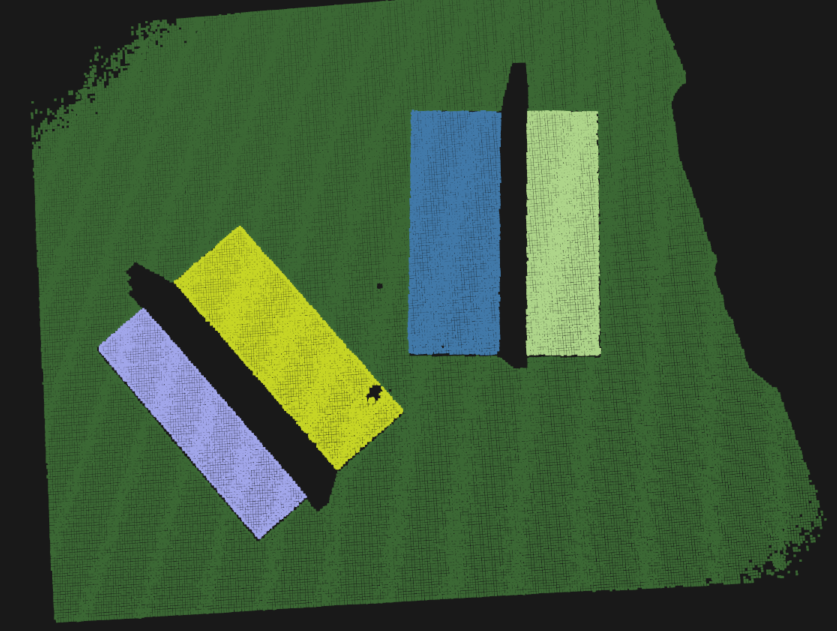
#> input picture weld_seam/examples/t_plates.png, 1674 x 1261 px (shown at 1/2 size)
$ python -i detect.py   (imports and definitions only)
#> lines starting #> are read from the running program, lines starting #| are printed output that depends on the picture; after the words box and inside, x2 and y2 are one past the last pixel; in counts of white or black regions, pixels touching at a corner belong together
#> in _load_rgb, image is the input picture: shape (1261, 1674, 4); mean B, G, R, A 54.4, 87.5, 59.3, 255
"""T 型板焊缝定位。

截图是正交俯视点云：每个非背景像素是一个回波点，黑色是没有回波的坡口。

1. 把截图收成点云，坐标就是点的平面位置，z = 0。
2. 点云内部细长的无点缺口才是坡口。板内小孔、边缘毛刺因为不够长或者不够宽而被丢掉。
3. 沿缺口方向分箱。每一箱的两侧高分位是两条焊趾，中位数是中间焊缝。
4. 缝宽偏离中位数过大的箱子用 MAD 丢掉，端点只留在缝宽稳定的那一段。

立板本身有点时走 ``tjoint_seams_3d``：RANSAC 抽出翼板，把立板投影到翼板上，
再用同一套分箱包络得到中心线和两条角焊缝。两面都有点时，点数多的那一面不会把中心线拉偏。
只有一面有点时，结果是这一面的焊趾，另一侧要用已知板厚再偏置。
"""

from __future__ import annotations

import argparse
import json
from dataclasses import dataclass
from pathlib import Path

import cv2
import numpy as np

_FONT = "/usr/share/fonts/truetype/wqy/wqy-microhei.ttc"


@dataclass
class Seam2D:
    """图像平面上的一条接头。坐标原点在左上角，x 向右，y 向下，单位是像素。"""

    centerline: np.ndarray  # (2, 2)，起点到终点
    toe_a: np.ndarray
    toe_b: np.ndarray
    direction: np.ndarray  # 单位向量，y 分量 >= 0
    normal: np.ndarray  # 从 toe_a 指向 toe_b
    width: float
    length: float
    parallel_angle_deg: float
    gap_mad: float
    edge_std: float
    side_a_rgb: tuple[int, int, int] | None = None
    side_b_rgb: tuple[int, int, int] | None = None

    @property
    def direction_deg(self) -> float:
        """与 +x 轴的夹角，y 向下，90° 为竖直向下。"""
        return float(np.degrees(np.arctan2(self.direction[1], self.direction[0])))

    def to_dict(self) -> dict:
        data = {
            "centerline": np.round(self.centerline, 2).tolist(),
            "toe_a": np.round(self.toe_a, 2).tolist(),
            "toe_b": np.round(self.toe_b, 2).tolist(),
            "direction": np.round(self.direction, 6).tolist(),
            "direction_deg": round(self.direction_deg, 2),
            "width_px": round(self.width, 2),
            "length_px": round(self.length, 2),
            "parallel_angle_deg": round(self.parallel_angle_deg, 3),
            "gap_mad_px": round(self.gap_mad, 3),
            "edge_std_px": round(self.edge_std, 3),
        }
        if self.side_a_rgb is not None:
            data["side_a_rgb"] = list(self.side_a_rgb)
            data["side_b_rgb"] = list(self.side_b_rgb)
        return data


@dataclass
class Seam3D:
    """翼板平面上的 T 型接头，单位与输入点云一致。"""

    centerline: np.ndarray  # (2, 3)
    toe_a: np.ndarray
    toe_b: np.ndarray
    direction: np.ndarray
    width: float
    length: float
    flange_normal: np.ndarray

    # [10 lines left out: function to_dict, not called in this run]


def _unit(vector: np.ndarray) -> np.ndarray:
    norm = float(np.linalg.norm(vector))
    if norm < 1e-12:
        raise ValueError("零向量不能归一化")
    return vector / norm


def _pca_axes(points: np.ndarray) -> tuple[np.ndarray, np.ndarray, float, float]:
    center = points.mean(axis=0)
    centered = points - center
    covariance = np.cov(centered.T)
    eigenvalues, eigenvectors = np.linalg.eigh(covariance)
    major = eigenvectors[:, int(np.argmax(eigenvalues))]
    return center, _unit(major), float(eigenvalues.max()), float(eigenvalues.min())


def _parallel_angle_deg(first: np.ndarray, second: np.ndarray) -> float:
    cosine = float(np.clip(abs(np.dot(_unit(first), _unit(second))), 0.0, 1.0))
    return float(np.degrees(np.arccos(cosine)))


def _orient_down(direction: np.ndarray) -> np.ndarray:
    if direction[1] < 0 or (abs(direction[1]) < 1e-8 and direction[0] < 0):
        return -direction
    return direction


# [28 lines left out: function _binned_edges, not called in this run]


def _mad_keep(values: np.ndarray, floor: float) -> np.ndarray:
    median = float(np.median(values))
    mad = float(np.median(np.abs(values - median))) + 1e-9
    limit = max(floor, 3.0 * 1.4826 * mad)
    return np.abs(values - median) <= limit


# [289 lines left out: functions fit_two_plate_seam, _facing_edges, fit_strip_seam, _plane_from_three, _fit_plane_svd, ransac_plane and 2 more, not called in this run]


def _backdrop_mask(rgb: np.ndarray, threshold: float) -> np.ndarray:
#> called with threshold = 40
    corners = np.stack(
        [rgb[0, 0], rgb[0, -1], rgb[-1, 0], rgb[-1, -1]],
        axis=0,
    ).astype(np.float32)
#> corners = [[25, 25, 25], [25, 25, 25], [25, 25, 25], [25, 25, 25]]
    backdrop = corners[int(np.argmin(corners.max(axis=1)))]
#> backdrop = [25, 25, 25]
    return np.linalg.norm(rgb.astype(np.float32) - backdrop, axis=2) < threshold
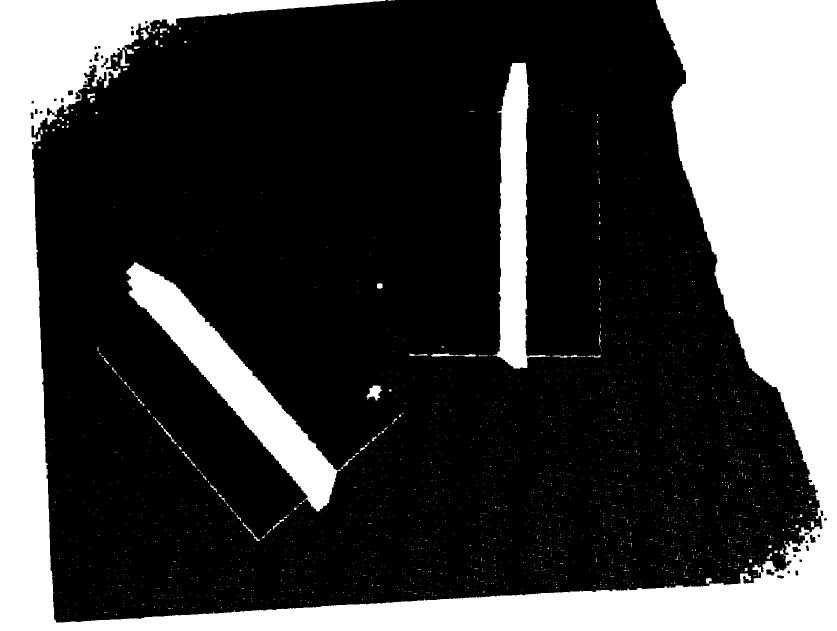
#> returned value: shape (1261, 1674) bool (shown at 1/2 size); 27.1% white; 1942 white regions (1882 under 20 px), largest, box (x1, y1, x2, y2) and area: (0, 0, 1674, 1261) 488662, (253, 525, 681, 1023) 45029, (985, 125, 1100, 738) 30611


# [59 lines left out: function segment_plates, not called in this run]


def cloud_from_screenshot(rgb: np.ndarray, *, backdrop_threshold: float = 40.0) -> np.ndarray:
    """把正交俯视截图收成点云。每个非背景像素是一个点 (x, y, 0)。"""
    rgb = np.asarray(rgb)
    if rgb.ndim != 3 or rgb.shape[2] < 3:
        raise ValueError("需要 RGB 图像")
    rgb = rgb[:, :, :3]
    returns = ~_backdrop_mask(rgb, backdrop_threshold)
    ys, xs = np.where(returns)
    zeros = np.zeros(len(xs), dtype=np.float64)
    return np.column_stack([xs.astype(np.float64), ys.astype(np.float64), zeros])


def _longest_true_run(mask: np.ndarray) -> np.ndarray:
    kept = np.zeros(mask.shape, dtype=bool)
    best_start = 0
    best_len = 0
    start = None
    for index, flag in enumerate(np.concatenate([mask, [False]])):
        if flag and start is None:
            start = index
        elif not flag and start is not None:
            length = index - start
            if length > best_len:
                best_start = start
                best_len = length
            start = None
    if best_len > 0:
        kept[best_start : best_start + best_len] = True
    return kept


def _seam_from_gap(
    points: np.ndarray,
    *,
    bin_size: float = 8.0,
    edge_percentile: float = 98.0,
    min_bins: int = 8,
    min_width: float = 12.0,
    max_width: float = 250.0,
) -> Seam2D | None:
    """无点缺口的两侧是焊趾，缺口中线是中间焊缝。"""
    if len(points) < 30:
        return None
    center, major, major_var, minor_var = _pca_axes(points)
    if minor_var <= 1e-9 or np.sqrt(major_var / minor_var) < 4.0:
        return None
    direction = _orient_down(major)
    normal = np.array([-direction[1], direction[0]], dtype=np.float64)
    along = (points - center) @ direction
    across = (points - center) @ normal
    t_lo = float(np.percentile(along, 1))
    t_hi = float(np.percentile(along, 99))
    edges = np.arange(t_lo, t_hi + bin_size, bin_size)
    centers: list[float] = []
    low: list[float] = []
    high: list[float] = []
    low_q = 100.0 - edge_percentile
    for start, stop in zip(edges[:-1], edges[1:]):
        chosen = (along >= start) & (along < stop)
        if int(chosen.sum()) < 15:
            continue
        values = across[chosen]
        centers.append(0.5 * (start + stop))
        low.append(float(np.percentile(values, low_q)))
        high.append(float(np.percentile(values, edge_percentile)))
    if len(centers) < min_bins:
        return None
    bin_t = np.asarray(centers)
    edge_lo = np.asarray(low)
    edge_hi = np.asarray(high)
    width = edge_hi - edge_lo
    inliers = _mad_keep(width, floor=6.0)
    if float(inliers.mean()) < 0.6 or int(inliers.sum()) < min_bins:
        return None
    run = _longest_true_run(inliers)
    if int(run.sum()) < min_bins:
        return None
    toe_lo = float(np.median(edge_lo[run]))
    toe_hi = float(np.median(edge_hi[run]))
    center_s = 0.5 * (toe_lo + toe_hi)
    gap = toe_hi - toe_lo
    if gap < min_width or gap > max_width:
        return None
    gap_mad = float(np.median(np.abs(width[run] - np.median(width[run]))))
    if gap_mad > max(2.5, 0.08 * gap):
        return None
    edge_std = float(np.hypot(np.std(edge_lo[run] - toe_lo), np.std(edge_hi[run] - toe_hi)))
    t_start = float(bin_t[run].min())
    t_end = float(bin_t[run].max())

    def point_at(along_value: float, across_value: float) -> np.ndarray:
        return center + along_value * direction + across_value * normal

    return Seam2D(
        centerline=np.stack([point_at(t_start, center_s), point_at(t_end, center_s)]),
        toe_a=np.stack([point_at(t_start, toe_lo), point_at(t_end, toe_lo)]),
        toe_b=np.stack([point_at(t_start, toe_hi), point_at(t_end, toe_hi)]),
        direction=direction,
        normal=normal,
        width=float(gap),
        length=float(t_end - t_start),
        parallel_angle_deg=0.0,
        gap_mad=gap_mad,
        edge_std=edge_std,
    )


def _color_beside(rgb: np.ndarray, point: np.ndarray) -> tuple[int, int, int] | None:
    height, width = rgb.shape[:2]
    x = int(round(float(point[0])))
    y = int(round(float(point[1])))
    if not (0 <= x < width and 0 <= y < height):
        return None
    patch = rgb[max(0, y - 3) : y + 4, max(0, x - 3) : x + 4]
    if patch.size == 0:
        return None
    mean = patch.reshape(-1, 3).mean(axis=0)
    return int(round(float(mean[0]))), int(round(float(mean[1]))), int(round(float(mean[2])))


def find_groove_seams(
    points_xy: np.ndarray,
    rgb: np.ndarray | None = None,
    *,
    min_area: int = 2000,
    min_aspect: float = 4.0,
) -> list[Seam2D]:
    """在点云平面上找细长无点坡口，返回中间焊缝和两侧焊趾。"""
#> called with points_xy = array of shape (1539126, 2), min_area = 2000, min_aspect = 4
    points_xy = np.asarray(points_xy, dtype=np.float64)
#> points_xy = 1539126 pairs, first value 61 to 1653, second value 0 to 1244
    if points_xy.ndim != 2 or points_xy.shape[1] < 2 or len(points_xy) < 100:
        return []
    xs = np.rint(points_xy[:, 0]).astype(np.int32)
    ys = np.rint(points_xy[:, 1]).astype(np.int32)
    pad = 1
    origin_x = int(xs.min()) - pad
#> origin_x = 60
    origin_y = int(ys.min()) - pad
#> origin_y = -1
    width = int(xs.max()) - origin_x + pad + 1
#> width = 1595
    height = int(ys.max()) - origin_y + pad + 1
#> height = 1247
    occupied = np.zeros((height, width), dtype=np.uint8)
    occupied[ys - origin_y, xs - origin_x] = 255
    empty = occupied == 0
    flood = empty.astype(np.uint8) * 255
    mask = np.zeros((height + 2, width + 2), dtype=np.uint8)
    cv2.floodFill(flood, mask, (0, 0), 128)
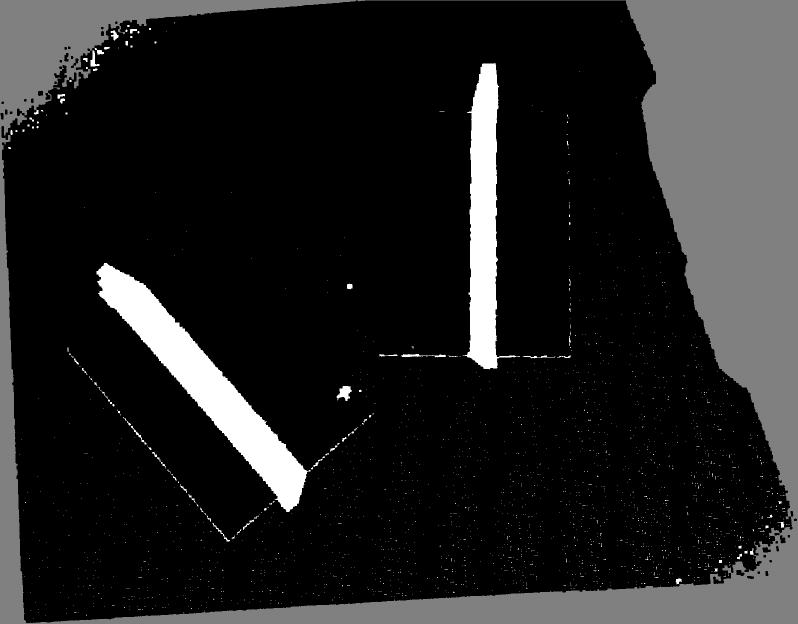
#> flood: shape (1247, 1595) (shown at 1/2 size); min 0, max 255, mean 34.3
    holes = empty & (flood != 128)
    count, labels, stats, _ = cv2.connectedComponentsWithStats(holes.astype(np.uint8), 8)
#> count = 1943
    seams: list[Seam2D] = []
    for index in range(1, count):
        area = int(stats[index, cv2.CC_STAT_AREA])
        if area < min_area:
            continue
        rows, cols = np.where(labels == index)
        gap = np.column_stack([cols + origin_x, rows + origin_y]).astype(np.float64)
        _, _, major_var, minor_var = _pca_axes(gap)
        if minor_var <= 1e-9 or np.sqrt(major_var / minor_var) < min_aspect:
            continue
        seam = _seam_from_gap(gap)
        if seam is None:
            continue
        if rgb is not None:
            midpoint = seam.centerline.mean(axis=0)
            offset = seam.normal * (seam.width * 0.5 + 16.0)
            seam.side_a_rgb = _color_beside(rgb, midpoint - offset)
            seam.side_b_rgb = _color_beside(rgb, midpoint + offset)
        seams.append(seam)
#> this loop made 1942 passes
#> t_lo in _seam_from_gap on pass 19: -303.7
#> (midpoint, offset, seam.side_a_rgb, seam.side_b_rgb) on pass 91: ([472, 767.6], [-39.91, 34.64], (177, 190, 35), (154, 159, 224))
#> after the loop, seams = 2 items
    seams.sort(key=lambda seam: float(seam.centerline.mean(axis=0)[0]))
    return seams


def find_seams_in_image(rgb: np.ndarray) -> list[Seam2D]:
    """截图即点云。先收成回波点，再在无点坡口上求焊缝。"""
    cloud = cloud_from_screenshot(rgb)
    image = np.asarray(rgb)[:, :, :3]
    return find_groove_seams(cloud[:, :2], rgb=image)


# [33 lines left out: functions _draw_segment, draw_seams, not called in this run]


def _load_rgb(path: Path) -> np.ndarray:
    image = cv2.imread(str(path), cv2.IMREAD_UNCHANGED)
    if image is None:
        raise FileNotFoundError(path)
    if image.ndim == 2:
        image = cv2.cvtColor(image, cv2.COLOR_GRAY2RGB)
    elif image.shape[2] == 4:
        image = cv2.cvtColor(image, cv2.COLOR_BGRA2RGB)
    else:
        image = cv2.cvtColor(image, cv2.COLOR_BGR2RGB)
    return image


def main() -> None:
    parser = argparse.ArgumentParser(description="从正交俯视点云截图定位 T 型板的中间焊缝和两侧焊趾")
    parser.add_argument("image", type=Path, help="正交俯视点云截图，每个非背景像素是一个回波点")
    parser.add_argument("-o", "--output", type=Path, help="标注图输出路径")
    parser.add_argument("--json", type=Path, help="焊缝坐标 JSON 输出路径")
    args = parser.parse_args()

    rgb = _load_rgb(args.image)
    seams = find_seams_in_image(rgb)
#> seams = 2 items
    payload = {
        "image": str(args.image),
        "width": int(rgb.shape[1]),
        "height": int(rgb.shape[0]),
        "coordinate_system": "正交俯视点云。每个非背景像素是一个回波点，x 向右，y 向下，z = 0，单位是截图上的 1 像素",
        "point_count": int(cloud_from_screenshot(rgb).shape[0]),
        "seams": [seam.to_dict() for seam in seams],
    }
    text = json.dumps(payload, ensure_ascii=False, indent=2)
    print(text)
#> (printed output is left out)
    if args.json:
        args.json.write_text(text + "\n", encoding="utf-8")
    if args.output:
        drawn = draw_seams(rgb, seams)
        args.output.parent.mkdir(parents=True, exist_ok=True)
        cv2.imwrite(str(args.output), cv2.cvtColor(drawn, cv2.COLOR_RGB2BGR))

>>> result = main()
